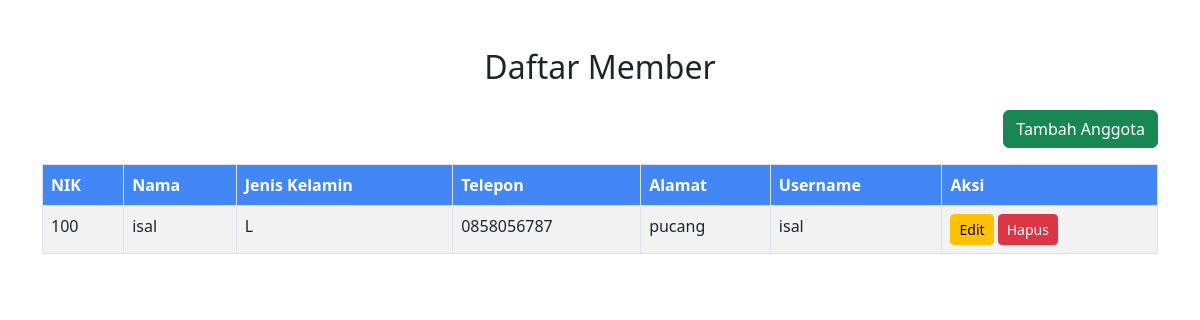
Screenshot of /data-member.php with the database file from the repository.
### tables this page shows
CREATE TABLE `tb_member` (
  `nik` int(11) NOT NULL,
  `nama` varchar(100) NOT NULL,
  `jk` enum('L','P') NOT NULL,
  `telp` varchar(15) DEFAULT NULL,
  `alamat` text DEFAULT NULL,
  `username` varchar(50) NOT NULL,
  `pass` varchar(255) NOT NULL
);

### data-member.php (the view, shortened to what this page needs)
<?php
include 'koneksi.php';
$sql = "SELECT * FROM tb_member";
$result = $koneksi->query($sql);
?>
<!DOCTYPE html>
<html lang="en">
<head>
    <link href="https://cdn.jsdelivr.net/npm/bootstrap@5.3.0-alpha1/dist/css/bootstrap.min.css" rel="stylesheet">
</head>
<body>
    <div class="container mt-5">
        <h2 class="text-center mb-4">Daftar Member</h2>
        <div class="mb-3 text-end">
            <a href="tambah-member.php" class="btn btn-success">Tambah Anggota</a>
        </div>
        <table class="table table-bordered table-hover table-striped table-custom">
            <thead>
                <tr>
                    <th>NIK</th>
                    <th>Nama</th>
                    <th>Jenis Kelamin</th>
                    <th>Telepon</th>
                    <th>Alamat</th>
                    <th>Username</th>
                    <th>Aksi</th>
                </tr>
            </thead>
            <tbody>
                <?php
                if ($result->num_rows > 0) {
                    while($row = $result->fetch_assoc()) {
                        echo "<tr>
                                <td>" . $row["nik"] . "</td>
                                <td>" . $row["nama"] . "</td>
                                <td>" . $row["jk"] . "</td>
                                <td>" . $row["telp"] . "</td>
                                <td>" . $row["alamat"] . "</td>
                                <td>" . $row["username"] . "</td>
                                <td>
                                    <a href='edit_member.php?nik=" . $row["nik"] . "' class='btn btn-warning btn-sm'>Edit</a>
                                    <a href='hapus_member.php?nik=" . $row["nik"] . "' class='btn btn-danger btn-sm' onclick='return confirm(\"Apakah Anda yakin ingin menghapus member ini?\")'>Hapus</a>
                                </td>
                              </tr>";
                    }
                } else {
                    echo "<tr><td colspan='7' class='text-center'>Tidak ada data member</td></tr>";
                }
                ?>
            </tbody>
        </table>
    </div>
</body>
</html>

### data-member.php (style rules this page uses)
.table-custom th { background-color: #4287f5; color: white; }
.table-custom { background-color: white; }

### rows the page displays
tb_member: nik "100", nama "isal", jk "L", telp "0858056787", alamat "pucang", username "isal"
